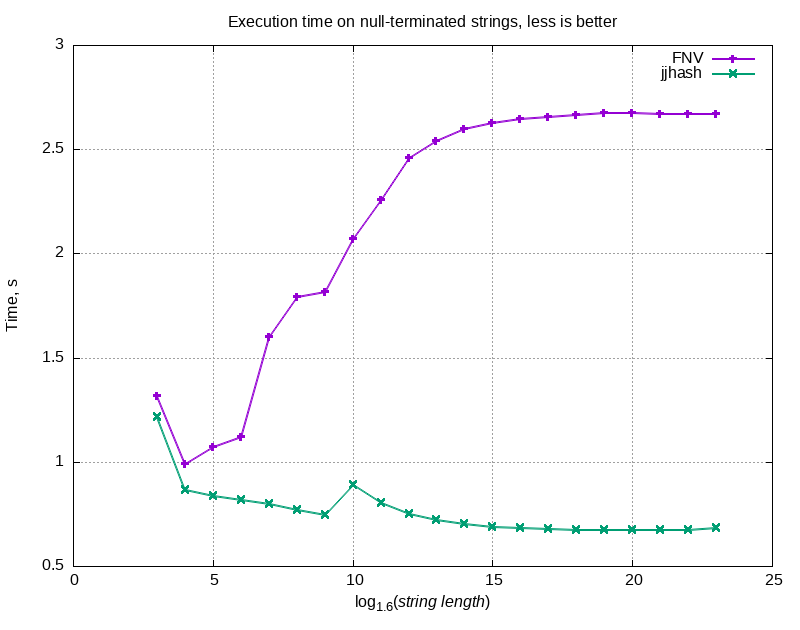

The gnuplot source for this figure:
set terminal png size 840,630
set output 'graph_rawtimes_s.png'
set grid
set title "Execution time on null-terminated strings, less is better"
set xlabel "log_{1.6}({/:Italic string length})" enhanced
set ylabel "Time, s"
plot \
 'RESULTS_s.txt' using 1:4 with linespoints linewidth 2 title 'FNV', \
 'RESULTS_s.txt' using 1:5 with linespoints linewidth 2 title 'jjhash'
